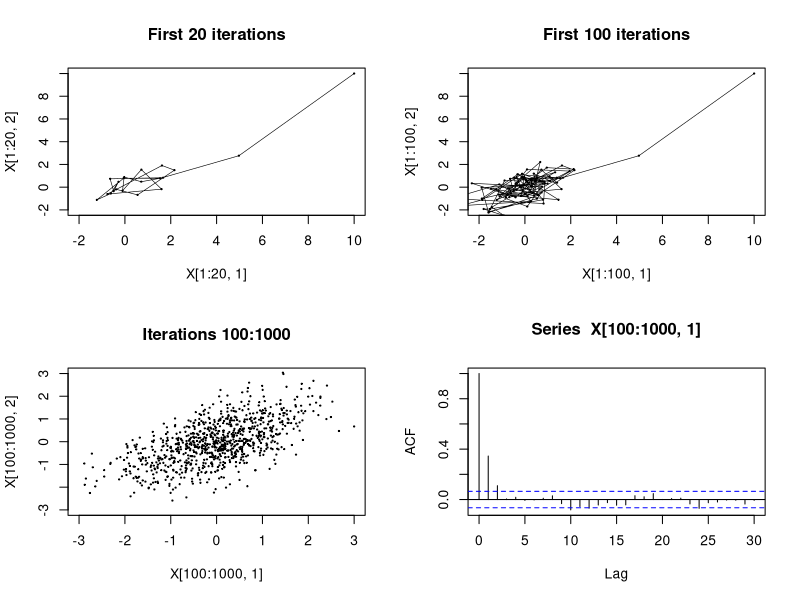

Write R code to recreate this figure.
library("MASS") #For mvrnorm().
m <- 1000
#Target distribution: (x, y) ~ N(mu, sigma).
mu <- c(0, 0)
rho <- 0.6
sigma <- matrix(c(1, rho, rho, 1), nrow = 2)

#Gibbs sampler: X|Y ~ N(rho*y, 1 - rho^2) and Y|X ~ N(rho*x, 1 - rho^2).

Gibbs_alg <- function() {
  X <- matrix(0, nrow = m, ncol = 2)
  X[1, ] <- c(10, 10) #Starting point.
  
  sigma <- sqrt(1 - rho^2)
  generate_x <- function(y) {
    rnorm(1, rho*y, sigma)
  }
  generate_y <- function(x) {
    rnorm(1, rho*x, sigma)
  }
  
  for(i in 1:(m - 1)) {
    X[(i + 1), 1] <- generate_x(X[i, 2])
    X[(i + 1), 2] <- generate_y(X[(i + 1), 1])
  }
  return(X)
}

X <- Gibbs_alg()

par(mfrow = c(2, 2))
plot(X[1:20, 1], X[1:20, 2], type = "l", lwd = 0.6, 
     ylim = c(-2, 10), xlim = c(-2, 10), main = "First 20 iterations")
points(X[1:20, 1], X[1:20, 2], pch = 20, lwd = 0.6, cex = 0.4)
plot(X[1:100, 1], X[1:100, 2], type = "l", lwd = 0.6, 
     ylim = c(-2, 10), xlim = c(-2, 10), main = "First 100 iterations")
points(X[1:100, 1], X[1:100, 2], pch = 20, lwd = 0.6, cex = 0.4)
plot(X[100:1000, 1], X[100:1000, 2], type = "p", pch = 20, lwd = 0.6, cex = 0.4,
     ylim = c(-3, 3), xlim = c(-3, 3), main = "Iterations 100:1000")
acf(X[100:1000, 1], 30, "correlation", T)
